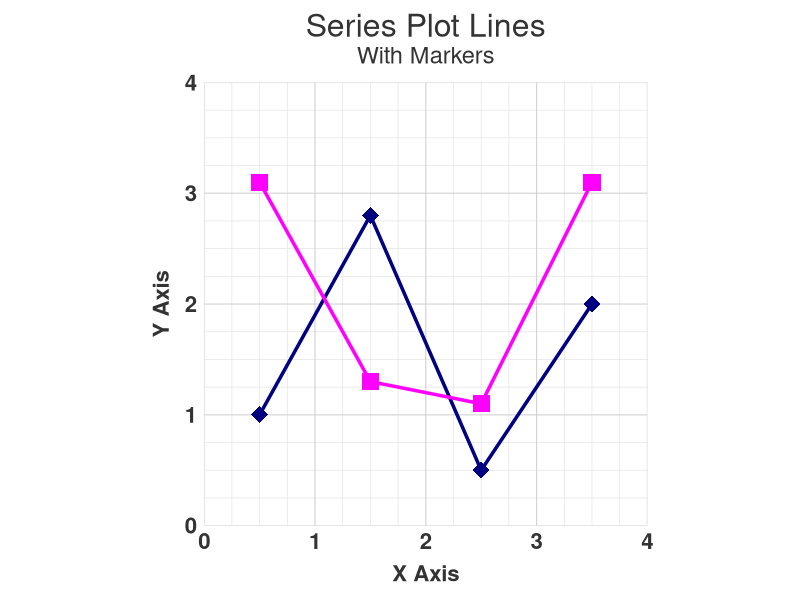

Write the R code that produced this figure. (Note: this script raises an error after producing the figure.)
# P092_sct1.sas -> R translation
# Series Plot Lines With Markers

out <- Sys.getenv("OUT_DIR")
if (out == "" || is.na(out)) out <- "."
dir.create(out, showWarnings = FALSE, recursive = TRUE)

# Helper: SAS round half away from zero (half-up)
round_half_up <- function(x, digits = 0) {
  ifelse(is.na(x), NA_real_,
         sign(x) * floor(abs(x) * 10^digits + 0.5) / 10^digits)
}

# -------------------------------------------------------------------------
# Data: my_data (from datalines)
# -------------------------------------------------------------------------
my_data <- data.frame(
  x  = c(0.5, 1.5, 2.5, 3.5),
  y1 = c(1.0, 2.8, 0.5, 2.0),
  y2 = c(3.1, 1.3, 1.1, 3.1)
)

# Write output dataset as CSV (plotted data)
write.csv(my_data, file.path(out, "sct1.csv"), row.names = FALSE, na = "")

# Also write a copy for the table body (sct1.htm table)
write.csv(my_data, file.path(out, "sct1_table.csv"), row.names = FALSE, na = "")

# -------------------------------------------------------------------------
# Text rendering of the table/listing (sct1.htm)
# SAS ODS HTML body="sct1.htm" title="SGplot Series Plot Lines With Markers"
# -------------------------------------------------------------------------
txt_path <- file.path(out, "sct1.txt")
htm_path <- file.path(out, "sct1.htm")

txt_lines <- c(
  "Series Plot Lines",
  "With Markers",
  "",
  "SGplot Series Plot Lines With Markers",
  "",
  "Data: my_data",
  "----------------------------------------",
  sprintf("%-8s %-8s %-8s", "x", "y1", "y2"),
  sprintf("%-8s %-8s %-8s", "--------", "--------", "--------"),
  sprintf("%-8.1f %-8.1f %-8.1f", my_data$x[1], my_data$y1[1], my_data$y2[1]),
  sprintf("%-8.1f %-8.1f %-8.1f", my_data$x[2], my_data$y1[2], my_data$y2[2]),
  sprintf("%-8.1f %-8.1f %-8.1f", my_data$x[3], my_data$y1[3], my_data$y2[3]),
  sprintf("%-8.1f %-8.1f %-8.1f", my_data$x[4], my_data$y1[4], my_data$y2[4]),
  "",
  "Figure: Series Plot Lines With Markers - see sct1.png",
  "  Series 1 (y1): navy line thickness 3px, diamondfilled markers size 12pt",
  "  Series 2 (y2): magenta line thickness 3px, squarefilled markers size 12pt",
  "  X Axis: 0 to 4 by 1, Y Axis: 0 to 4 by 1, aspect=1, grid minorcount=3"
)
writeLines(txt_lines, con = txt_path)

# Also write an HTML version (ODS HTML equivalent)
htm_lines <- c(
  "<!DOCTYPE html>",
  "<html>",
  "<head>",
  '<meta charset="UTF-8">',
  "<title>SGplot Series Plot Lines With Markers</title>",
  "</head>",
  "<body>",
  '<h1 style="color:#333333; font-size:23pt; text-align:center; margin-bottom:0;">Series Plot Lines</h1>',
  '<h2 style="color:#333333; font-size:17pt; text-align:center; font-weight:normal; margin-top:4px; letter-spacing:0.2px;">With Markers</h2>',
  '<table border="1" cellpadding="4" cellspacing="0" style="border-collapse:collapse; margin:20px auto;">',
  "<thead><tr><th>x</th><th>y1</th><th>y2</th></tr></thead>",
  "<tbody>",
  sprintf("<tr><td>%.1f</td><td>%.1f</td><td>%.1f</td></tr>", my_data$x[1], my_data$y1[1], my_data$y2[1]),
  sprintf("<tr><td>%.1f</td><td>%.1f</td><td>%.1f</td></tr>", my_data$x[2], my_data$y1[2], my_data$y2[2]),
  sprintf("<tr><td>%.1f</td><td>%.1f</td><td>%.1f</td></tr>", my_data$x[3], my_data$y1[3], my_data$y2[3]),
  sprintf("<tr><td>%.1f</td><td>%.1f</td><td>%.1f</td></tr>", my_data$x[4], my_data$y1[4], my_data$y2[4]),
  "</tbody>",
  "</table>",
  '<div style="text-align:center; margin-top:20px;">',
  '<img src="sct1.png" alt="Series Plot Lines With Markers" style="width:650px; height:650px; border:none;">',
  "</div>",
  "</body>",
  "</html>"
)
writeLines(htm_lines, con = htm_path)

# -------------------------------------------------------------------------
# Figure: SGPLOT series plot
# ODS GRAPHICS imagefmt=png imagename="sct1" width=650px height=650px noborder
# style=htmlblue, aspect=1, noautolegend
# series x=x y=y1 lineattrs=(color=navy thickness=3px) markers diamondfilled 12pt
# series x=x y=y2 lineattrs=(color=magenta thickness=3px) markers squarefilled 12pt
# yaxis/xaxis values=(0 to 4 by 1) offsetmin=0 offsetmax=0 grid minor minorcount=3
# -------------------------------------------------------------------------
suppressPackageStartupMessages(library(ggplot2))

col_navy <- "navy"
col_magenta <- "magenta"
col_gray33 <- "#333333"

p <- ggplot(my_data, aes(x = x)) +
  geom_line(aes(y = y1), color = col_navy, linewidth = 1.2, lineend = "round") +
  geom_point(aes(y = y1), color = col_navy, fill = col_navy, shape = 18, size = 5, stroke = 1.2) +
  geom_line(aes(y = y2), color = col_magenta, linewidth = 1.2, lineend = "round") +
  geom_point(aes(y = y2), color = col_magenta, fill = col_magenta, shape = 15, size = 5, stroke = 1.2) +
  scale_x_continuous(
    name = "X Axis",
    limits = c(0, 4),
    breaks = seq(0, 4, 1),
    minor_breaks = seq(0, 4, 0.25),
    expand = c(0, 0)
  ) +
  scale_y_continuous(
    name = "Y Axis",
    limits = c(0, 4),
    breaks = seq(0, 4, 1),
    minor_breaks = seq(0, 4, 0.25),
    expand = c(0, 0)
  ) +
  labs(
    title = "Series Plot Lines",
    subtitle = "With Markers"
  ) +
  coord_fixed(ratio = 1, xlim = c(0, 4), ylim = c(0, 4), expand = FALSE) +
  theme_minimal(base_size = 12) +
  theme(
    plot.background = element_rect(fill = "white", colour = NA),
    panel.background = element_rect(fill = "white", colour = NA),
    panel.border = element_blank(),
    panel.grid.major = element_line(color = "#D3D3D3", linewidth = 0.4),
    panel.grid.minor = element_line(color = "#E5E5E5", linewidth = 0.25),
    plot.title = element_text(color = col_gray33, size = 23, face = "plain", hjust = 0.5, margin = margin(b = 2)),
    plot.subtitle = element_text(color = col_gray33, size = 17, face = "plain", hjust = 0.5, margin = margin(b = 10)),
    axis.title = element_text(color = col_gray33, size = 16, face = "bold"),
    axis.title.x = element_text(margin = margin(t = 8)),
    axis.title.y = element_text(margin = margin(r = 8)),
    axis.text = element_text(color = col_gray33, size = 16, face = "bold"),
    legend.position = "none",
    aspect.ratio = 1,
    plot.margin = margin(10, 10, 10, 10)
  )

png_path <- file.path(out, "sct1.png")
ggsave(
  filename = png_path,
  plot = p,
  width = 650,
  height = 650,
  units = "px",
  dpi = 96,
  bg = "white"
)

stopifnot(file.exists(png_path))
stopifnot(file.exists(file.path(out, "sct1.csv")))
